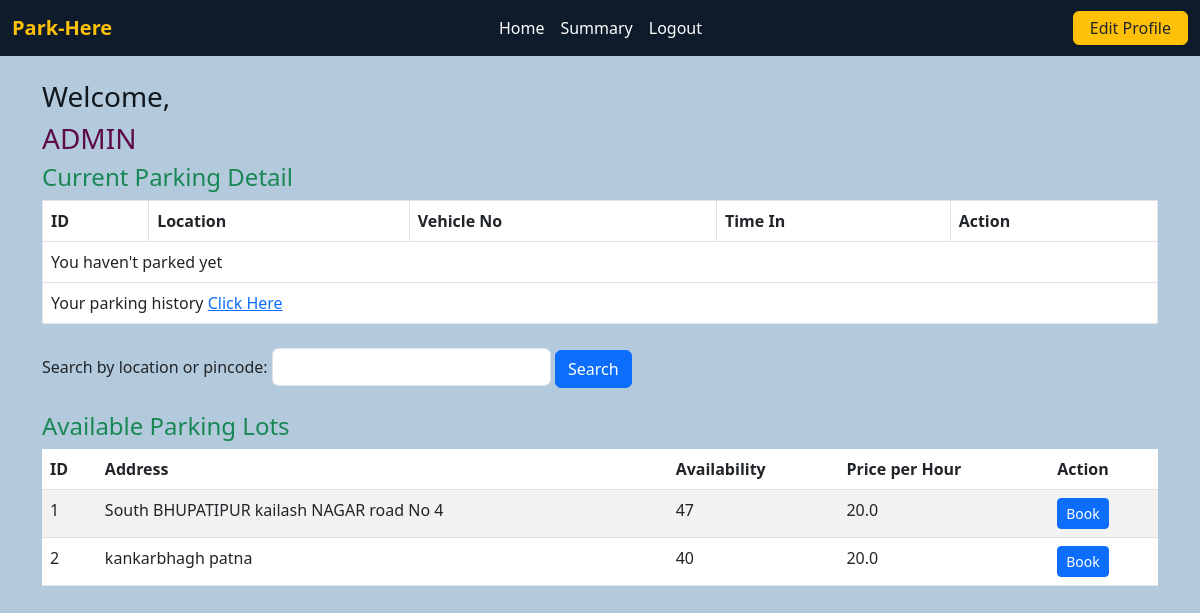
The page /user/dashboard/1 (signed in) on the database as committed earlier.
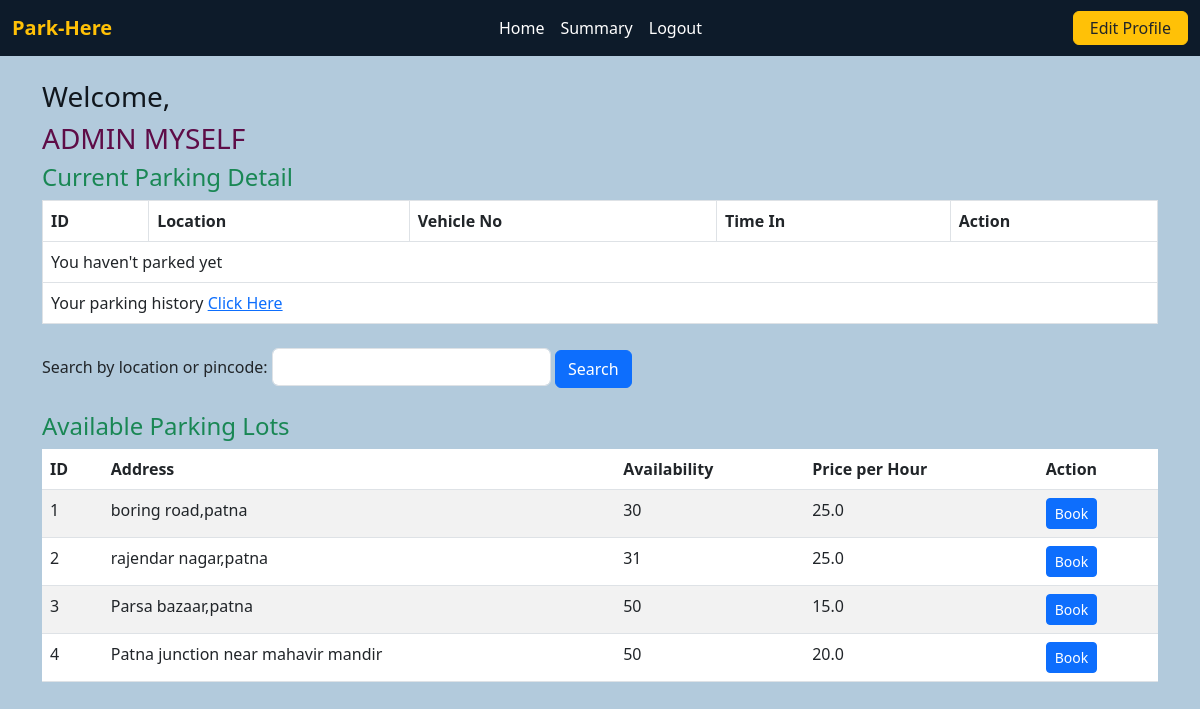
The same page on the database as committed later.
### controllers/model.py (models this page shows)
class User(db.Model,UserMixin):
    id=db.Column(db.Integer,primary_key=True,autoincrement=True)
    name=db.Column(db.String(80),nullable=False)
    email=db.Column(db.String(100),nullable=False,unique=True)
    password=db.Column(db.String(50),nullable=False)
    address=db.Column(db.String(120),nullable=False)
    pincode=db.Column(db.Integer,nullable=False)
    is_admin=db.Column(db.Boolean,default=False)

class ParkingLot(db.Model):
    id = db.Column(db.Integer, primary_key=True)
    name = db.Column(db.String(100))
    address = db.Column(db.String(200))
    pincode = db.Column(db.String(10))
    price_per_hour = db.Column(db.Float)
    max_spots = db.Column(db.Integer)
    spots = db.relationship('ParkingSpot', backref='lot', cascade='all, delete-orphan')

### controllers/user_route.py (the view)
@app.route("/user/dashboard/<int:user_id>", methods=["GET", "POST"])
@login_required
def user_dashboard(user_id):
    user = User.query.get(user_id)
    search = request.args.get('search')
    if search:
        lots = ParkingLot.query.filter(ParkingLot.address.ilike(f"%{search}%") | ParkingLot.pincode.ilike(f"%{search}%")).all()
    else:
        lots = ParkingLot.query.all()
    for lot in lots:
        total_spots = len(lot.spots)
        occupied_spots = int(0)
        for spot in lot.spots:
            if spot.is_occupied:
                occupied_spots = occupied_spots + int(1)
        lot.capacity = total_spots
        lot.occupied = occupied_spots
        lot.remain_spot = lot.capacity-lot.occupied
    history = ParkingSpot.query.filter_by(customer_id=user.id).filter(ParkingSpot.time_in != None).order_by(ParkingSpot.time_in.desc()).all()
    return render_template("user_dashboard.html", user=user, lots=lots, history=history)

### app.py (called while the page is built)
@login_manager.user_loader
def load_user(user_id):
    return User.query.get(user_id)

### templates/user_dashboard.html (shortened to what this page needs)
<!DOCTYPE html>
<html lang="en">
<head>
  <link href="https://cdn.jsdelivr.net/npm/bootstrap@5.3.0/dist/css/bootstrap.min.css" rel="stylesheet">
</head>
<body>
  <nav class="navbar navbar-expand-lg" style="background-color: #0d1b2a;">
    <div class="container-fluid">
      <a class="navbar-brand fw-bold text-warning">Park-Here</a>
      <div class="collapse navbar-collapse justify-content-between" id="navbarContent">
        <ul class="navbar-nav mx-auto mb-2 mb-lg-0">
          <li class="nav-item">
            <a class="nav-link" href="{{ url_for("user_dashboard",user_id=user.id) }}">Home</a>
          </li>
          <li class="nav-item">
            <a class="nav-link" href="{{ url_for('user_summary',user_id=user.id) }}">Summary</a>
          </li>
          <li class="nav-item">
            <a class="nav-link" href="/logout">Logout</a>
          </li>
        </ul>
        <ul class="navbar-nav mb-2 mb-lg-0">
          <li class="nav-item">
            <a button type="button" class="btn btn-warning text-dark px-3 py-1" href="{{ url_for('edit_profile',user_id=user.id) }}">Edit Profile</a>
          </li>
        </ul>
      </div>
    </div>
  </nav>
  <div class="container mt-4">
    <h3 class="welcome">Welcome,</h3>
    <h3 class="user">{{ user.name | upper }}</h3>
    <h4 class="text-success">Current Parking Detail</h4>
    <table class="table table-bordered">
      <thead>
        <tr>
          <th>ID</th>
          <th>Location</th>
          <th>Vehicle No</th>
          <th>Time In</th>
          <th>Action</th>
        </tr>
      </thead>
      <tbody>
        {% for spot in history %}
        <tr>
          <td>{{ spot.id }}</td>
          <td>{{ spot.lot.address }}</td>
          <td>{{ spot.vehicle_number }}</td>
          <td>{{ spot.time_in.strftime('%Y-%m-%d %H:%M') }}</td>
          <td>
            {% if spot.is_occupied %}
            <a href="{{ url_for('release_spot', user_id=user.id, spot_id=spot.id) }}" class="btn btn-danger btn-sm">Release</a>
            {% else %}
              <span class="badge bg-success">Released</span>
            {% endif %}
          </td>
        </tr>
        {% else %}
        <tr>
          <td colspan="5">You haven't parked yet</td>
        </tr>
        {% endfor %}
         <tr>
          <td colspan="5">Your parking history
            <a href="{{ url_for('history', user_id=user.id)}}">Click Here</a></td>
        </tr>
      </tbody>
    </table>
    <form method="get" class="mt-4">
      <label for="search" class="text-Secondary">Search by location or pincode:</label>
      <input type="text" name="search" class="form-control w-25 d-inline">
      <button class="btn btn-primary">Search</button>
    </form>
    <h4 class="mt-4 text-success">Available Parking Lots</h4>
    <table class="table table-striped">
      <thead>
        <tr>
          <th>ID</th>
          <th>Address</th>
          <th>Availability</th>
          <th>Price per Hour</th>
          <th>Action</th>
        </tr>
      </thead>
      <tbody>
        {% for lot in lots %}
        <tr>
          <td>{{ lot.id }}</td>
          <td>{{ lot.address }}</td>
          <td>{{ lot.remain_spot }}</td>
          <td>{{ lot.price_per_hour}}</td>
          <td>
            <a href="{{ url_for('book_spot', user_id=user.id, lot_id=lot.id) }}" class="btn btn-primary btn-sm">Book</a>
          </td>
        </tr>
        {% else %}
        <tr>
          <td colspan="4">No lots found.</td>
        </tr>
        {% endfor %}
      </tbody>
    </table>
  </div>
</body>
</html>

### templates/user_dashboard.html (style rules this page uses)
.navbar { background-color: #1f1f1f; }
.nav-link { color: white !important; }
.welcome { color: rgba(2, 6, 12, 0.92); }
.user { color: #5e0c47; }
body { background-color: #b2cadc; }

Rows that differ between the two databases and show on the page:
changed User: name "ADMIN" → "ADMIN MYSELF"
changed ParkingLot id 1: address "South BHUPATIPUR kailash NAGAR road No 4" → "boring road,patna"; remain_spot "47" → "30"; price_per_hour "20.0" → "25.0"
changed ParkingLot id 2: address "kankarbhagh patna" → "rajendar nagar,patna"; remain_spot "40" → "31"; price_per_hour "20.0" → "25.0"
added ParkingLot: id "3", address "Parsa bazaar,patna", remain_spot "50", price_per_hour "15.0"
added ParkingLot: id "4", address "Patna junction near mahavir mandir", remain_spot "50", price_per_hour "20.0"
